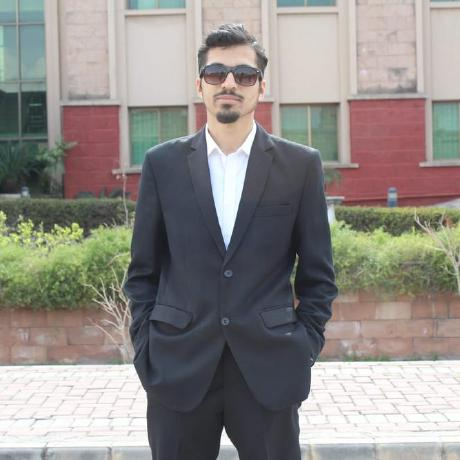
#> input picture App 02/images/photo.jpeg, 460 x 460 px, given in place of the camera
$ python main.py
#> lines starting #> are read from the running program, lines starting #| are printed output that depends on the picture
### App 09/emailing.py
import smtplib
import imghdr
from email.message import EmailMessage


class Email:

    def __init__(self):
        self.PASSWORD = "YOUR_PASSWORD"
        self.SENDER = "YOUR_EMAIL"
        self.RECEIVER = "RECEIVER'S EMAIL"

    # [18 lines left out: function send_email, not called in this run]

    if __name__ == "__main__":
        send_email(image_path="images/19.png")

### App 09/main.py
import cv2
import time
import glob
import os
from emailing import Email
from threading import Thread
email = Email()

video = cv2.VideoCapture(0)
time.sleep(1)

first_frame = None
status_list = []
count = 1


def clean_folder():
    print("clean_folder function started")
    images = glob.glob("images/*.png")
    for image in images:
        os.remove(image)
    print("clean_folder function ended")


while True:
    status = 0
    check, frame = video.read()
#> frame is the input picture: shape (460, 460, 3); mean B, G, R 135.3, 139.4, 143.5

    gray_frame = cv2.cvtColor(frame, cv2.COLOR_BGR2GRAY)
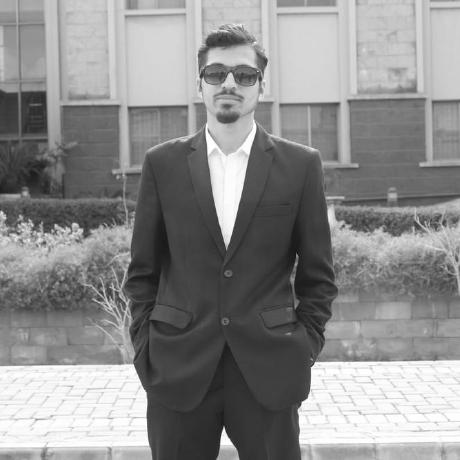
#> gray_frame: shape (460, 460); min 3, max 255, mean 140.2
    gray_frame_gau = cv2.GaussianBlur(gray_frame, (21, 21), 0)
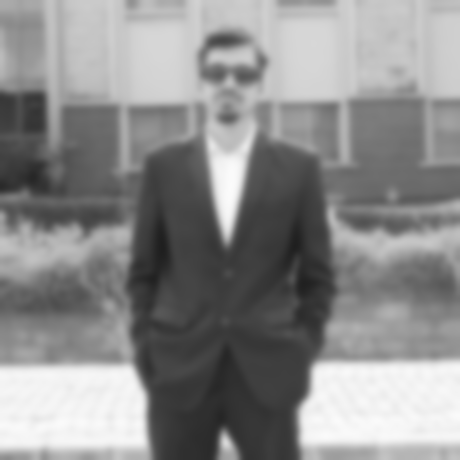
#> gray_frame_gau: shape (460, 460); min 31, max 251, mean 140.2

    if first_frame is None:
        first_frame = gray_frame_gau

    delta_frame = cv2.absdiff(first_frame, gray_frame_gau)
#> delta_frame: shape (460, 460); every value is 0

    thresh_frame = cv2.threshold(delta_frame, 60, 255, cv2.THRESH_BINARY)[1]
    dil_frame = cv2.dilate(thresh_frame, None, iterations=2)
    cv2.imshow("My video", dil_frame)

    contours, check = cv2.findContours(
        dil_frame, cv2.RETR_EXTERNAL, cv2.CHAIN_APPROX_SIMPLE)
#> contours = []; check = None

    for contour in contours:
        if cv2.contourArea(contour) < 5000:
            continue
        x, y, w, h = cv2.boundingRect(contour)
        rectangle = cv2.rectangle(frame, (x, y), (x+w, y+h), (0, 255, 0), 3)
        if rectangle.any():
            status = 1
            cv2.imwrite(f"images/{count}.png", frame)
            count = count + 1
            all_images = glob.glob("images/*.png")
            index = int(len(all_images) / 2)
            image_with_object = all_images[index]

    status_list.append(status)
    status_list = status_list[-2:]

    if status_list[0] == 1 and status_list[1] == 0:
        email_thread = Thread(target=email.send_email,
                              args=(image_with_object, ))
        email_thread.daemon = True
        clean_thread = Thread(target=clean_folder)
        email_thread.daemon = True

        email_thread.start()
        clean_thread.start()

    print(status_list)

    cv2.imshow("Video", frame)
    key = cv2.waitKey(1)
#> (key q is pressed here)

    if key == ord("q"):
        break

video.release()
